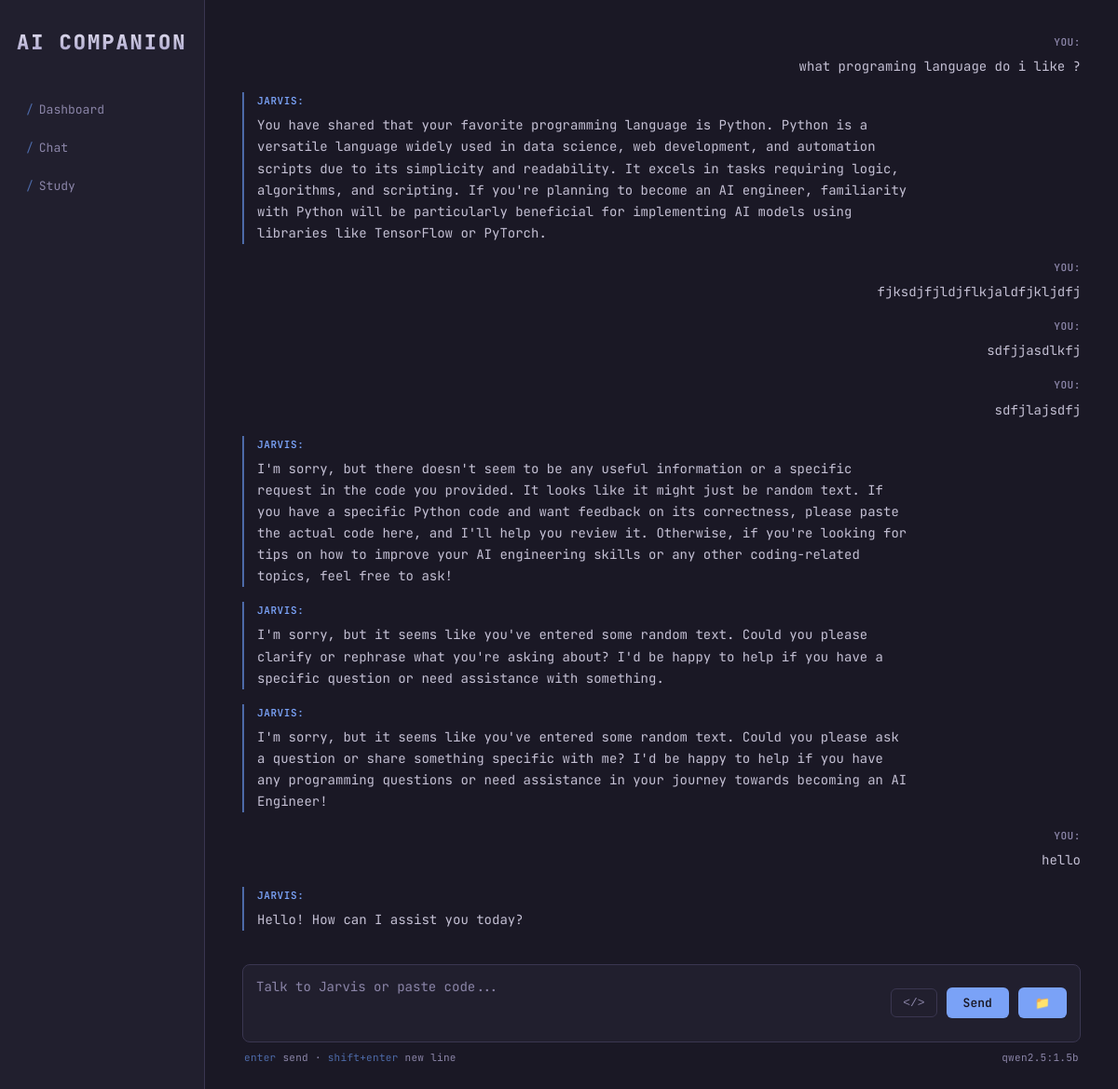
The app's page /chat, older data.
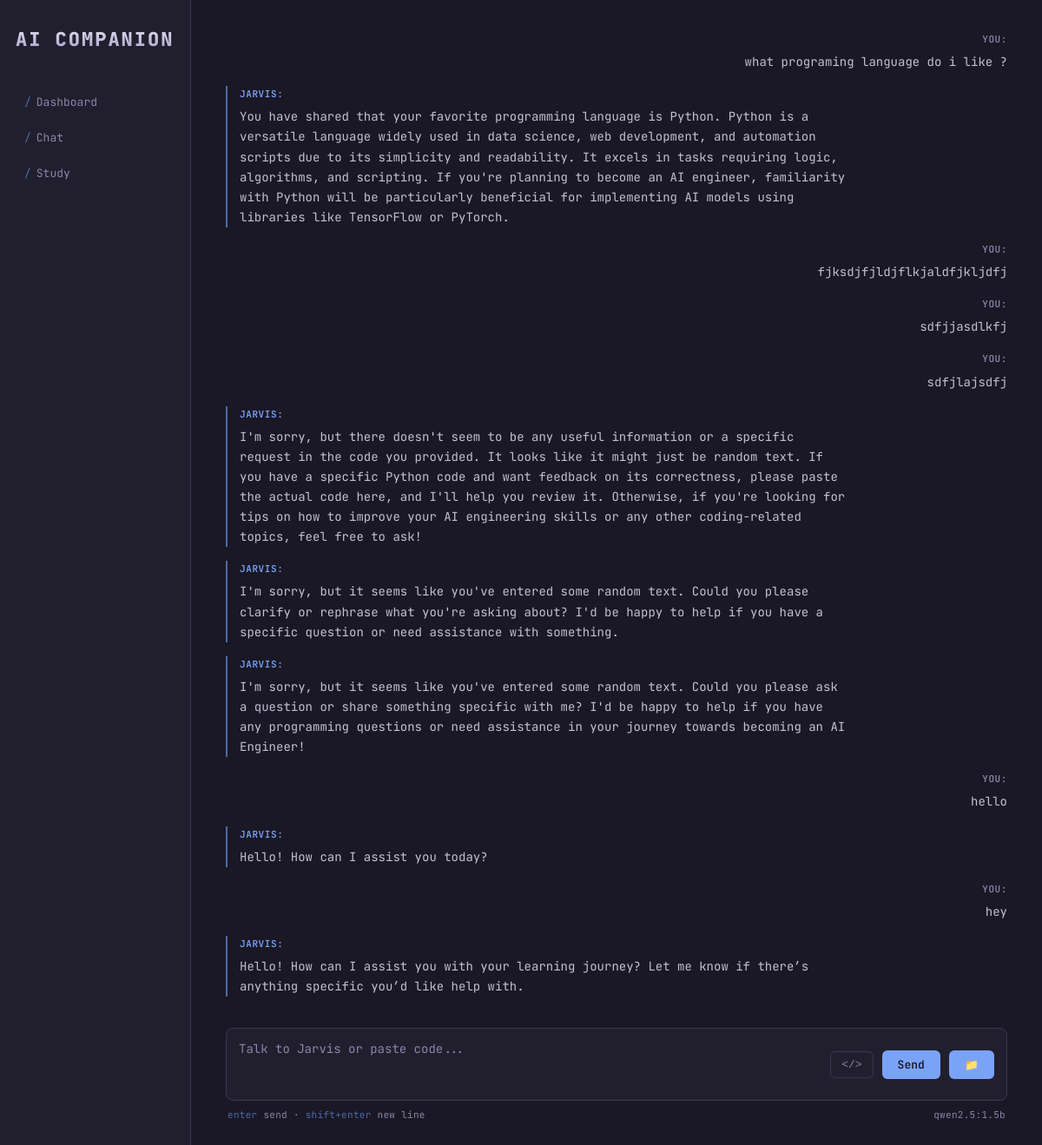
The same page, newer data.
### tables this page shows
CREATE TABLE chat_history (
            id INTEGER PRIMARY KEY AUTOINCREMENT,
            role TEXT NOT NULL,
            content TEXT NOT NULL,
            timestamp TEXT NOT NULL
        );

### app.py (the view)
@app.route("/chat")
def chat_page():
    history = db.get_chat_history()
    return render_template("chat.html", history=history,api_key=JARVIS_SECRET)

### app.py (called while the page is built)
@app.before_request
def check_api_key():
    if request.path.startswith("/api/"):
        key = request.headers.get("X-API-Key")
        if key != JARVIS_SECRET:
            return jsonify({"error": "unauthorized"}), 401

### src/memory.py (called while the page is built)
    def get_chat_history(self):
        conn=sqlite3.connect(self.db_path)
        cursor=conn.cursor()
        cursor.execute("""
                    SELECT role,content FROM chat_history
                    ORDER BY id ASC
                       """)
        chat_history = cursor.fetchall()
        conn.close()
        return chat_history

### templates/chat.html (shortened to what this page needs)
<!DOCTYPE html>
<html>
<head>
    <link rel="stylesheet" href="{{ url_for('static', filename='style.css') }}">
    <link rel="stylesheet" href="https://cdnjs.cloudflare.com/ajax/libs/codemirror/5.65.16/codemirror.min.css">
    <link rel="stylesheet" href="https://cdnjs.cloudflare.com/ajax/libs/codemirror/5.65.16/theme/dracula.min.css">
</head>
<body>
<div class="container">
    <div class="sidebar">
        <h2 id="logo">AI Companion</h2>
        <p class="menu-item"><a href="/">Dashboard</a></p>
        <p class="menu-item"><a href="/chat">Chat</a></p>
        <p class="menu-item"><a href="/study">Study</a></p>
    </div>
    <div class="main">
        <div class="chat-container">
           <div class="chat-box" id="chatBox">
    {% for msg in history %}
        <div class="message {{ 'user-message' if msg[0] == 'user' else 'ai-message' }}">
            <strong>{{ 'You' if msg[0] == 'user' else 'Jarvis' }}:</strong> {{ msg[1] }}
        </div>
    {% endfor %}
</div>
<div class="chat-input-area">
    <textarea id="userInput" placeholder="Talk to Jarvis or paste code..." rows="3"></textarea>
    <button id="codeModeBtn" onclick="toggleCodeMode()">&lt;/&gt;</button>
    <button onclick="sendMessage()">Send</button>
    <button onclick="document.getElementById('fileInput').click()">📁</button>
</div>
<div class="status-bar">
    <span><span class="hint">enter</span> send · <span class="hint">shift+enter</span> new line</span>
    <span>qwen2.5:1.5b</span>
</div>
        </div>
    </div>
</div>
</body>
</html>

Row changes from the older to the newer data that the page shows:
added chat_history: role "YOU", content "hey"
added chat_history: role "JARVIS", content "Hello! How can I assist you with your learning journey? Let me know if there’s anything specific you’d like help with."
